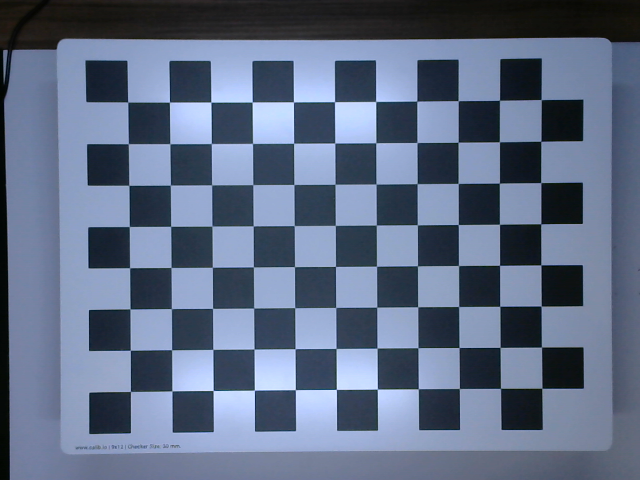
#> input picture Project-2566/Python/pic9x12/pic1.png, 640 x 480 px
$ python cameraCalibration.py
#> lines starting #> are read from the running program, lines starting #| are printed output that depends on the picture; after the words box and inside, x2 and y2 are one past the last pixel; in counts of white or black regions, pixels touching at a corner belong together; long printed decimals are rounded
import numpy as np
import cv2 as cv
import glob
import pickle

################ FIND CHESSBOARD CORNERS - OBJECT POINTS AND IMAGE POINTS #############################

chessboardSize = (8,11)
#chessboardSize = (23,18)
frameSize = (640,480)

# termination criteria
criteria = (cv.TERM_CRITERIA_EPS + cv.TERM_CRITERIA_MAX_ITER, 30, 0.001)

# prepare object points, like (0,0,0), (1,0,0), (2,0,0) ....,(6,5,0)
objp = np.zeros((chessboardSize[0] * chessboardSize[1], 3), np.float32)
objp[:,:2] = np.mgrid[0:chessboardSize[0],0:chessboardSize[1]].T.reshape(-1,2)

size_of_chessboard_squares_mm = 30 #23,9

objp = objp * size_of_chessboard_squares_mm

# Arrays to store object points and image points from all the images.
objpoints = [] # 3d point in real world space
imgpoints = [] # 2d points in image plane.

images = glob.glob('pic9x12/*.png')
#images = glob.glob('pics2/*.png')


for image in images:
    print(images)
    img = cv.imread(image)
#> img is the input picture: shape (480, 640, 3); mean B, G, R 133.3, 108.6, 95.3
    gray = cv.cvtColor(img, cv.COLOR_BGR2GRAY)
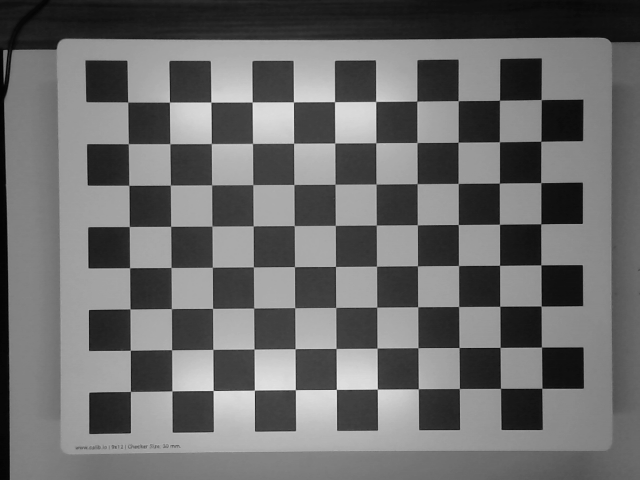
#> gray: shape (480, 640); min 2, max 234, mean 107.4
    # Find the chess board corners
    ret, corners = cv.findChessboardCorners(gray, chessboardSize, None)
#> ret = True; corners = 88 rows, first 8: [130.4, 391.5], [130.3, 350.2], [130, 309], [129.6, 267.7], [129.4, 226.5], [128.7, 185.4], [128.4, 143.7], [127.7, 102.1]

    # If found, add object points, image points (after refining them)
    if ret == True:
        objpoints.append(objp)
        corners2 = cv.cornerSubPix(gray, corners, (11,11), (-1,-1), criteria)
#> corners2 = 88 rows, first 8: [130.4, 391.5], [130.3, 350.3], [130, 309], [129.6, 267.7], [129.3, 226.5], [128.8, 185.3], [128.3, 143.7], [127.7, 102]
        imgpoints.append(corners)

        # Draw and display the corners
        cv.drawChessboardCorners(img, chessboardSize, corners2, ret)
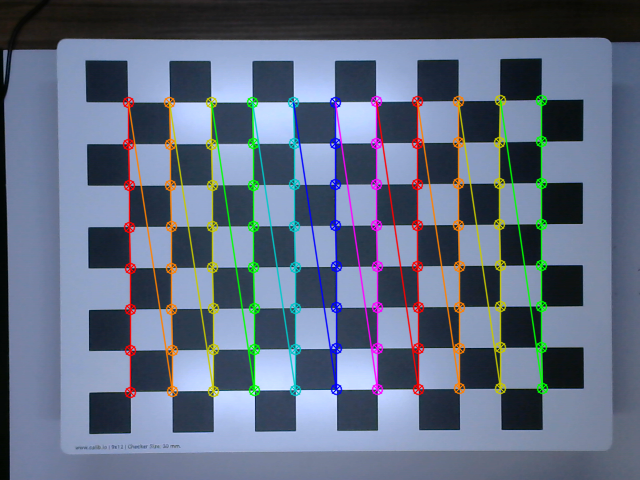
#> img: shape (480, 640, 3); 8.11% of pixels changed, all inside (x1, y1, x2, y2) = (122, 94, 549, 399)
        cv.imshow('img', img)
        cv.waitKey(1000)


cv.destroyAllWindows()

############## CALIBRATION #######################################################

ret, cameraMatrix, dist, rvecs, tvecs = cv.calibrateCamera(objpoints, imgpoints, frameSize, None, None)
#> ret = 0.0839; cameraMatrix = [[1205.9, 0, 314.2], [0, 1206.5, 265.5], [0, 0, 1]]; dist = [[0.0553, 1.07, -0.00131, 0.00191, 11.73]]; rvecs = ([0.0244, -0.00627, -1.58],); tvecs = ([-133.8, 91.68, 880.1],)
pickle.dump(cameraMatrix, open( "C:/Users/Administrator/Desktop/Project-Arduino/Camera-Calibration/PySerial_Test/CalibrationMatrices/cameraMatrix.pkl", "wb" ))
pickle.dump(dist, open( "C:/Users/Administrator/Desktop/Project-Arduino/Camera-Calibration/PySerial_Test/CalibrationMatrices/dist.pkl", "wb" ))

print("Camera Calibrated: ", ret)
#| Camera Calibrated:  0.08392
print("/nCamera Matrix: /n", cameraMatrix)
#| /nCamera Matrix: /n [[1.20589251e+03 0.00000000e+00 3.14236290e+02]
#|  [0.00000000e+00 1.20646035e+03 2.65485632e+02]
#|  [0.00000000e+00 0.00000000e+00 1.00000000e+00]]
print("/nDistortion Parametes: ", dist)
#| /nDistortion Parametes:  [[ 5.53353382e-02  1.07266766e+00 -1.30806217e-03  1.91472819e-03
#|    1.17312017e+01]]
print("/nRotation Vectors: /n", rvecs)
#| /nRotation Vectors: /n (array([[ 0.02435],
#|        [-0.006274],
#|        [-1.577 ]]),)
print("/nTranslation Vectors: /n", tvecs)
#| /nTranslation Vectors: /n (array([[-133.812],
#|        [  91.680],
#|        [ 880.061]]),)

############## UNDISTORTION #####################################################

img = cv.imread('pic9x12/pic1.png')
h,  w = img.shape[:2]
#> h = 480; w = 640
newCameraMatrix, roi = cv.getOptimalNewCameraMatrix(cameraMatrix, dist, (w,h), 1, (w,h))
#> newCameraMatrix = [[1221.4, 0, 314.9], [0, 1212.6, 264.9], [0, 0, 1]]; roi = (7, 8, 625, 466)

# Undistort
dst = cv.undistort(img, cameraMatrix, dist, None, newCameraMatrix)
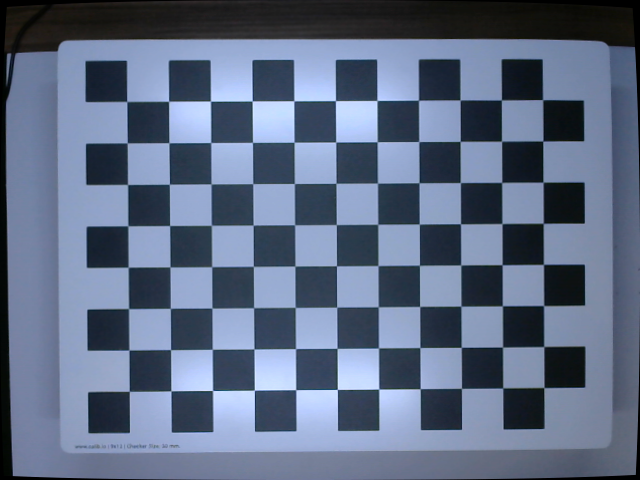
#> dst: shape (480, 640, 3); mean B, G, R 132.3, 107.7, 94.5
print("/nOld camera matrix: ",cameraMatrix)
#| /nOld camera matrix:  [[1.20589251e+03 0.00000000e+00 3.14236290e+02]
#|  [0.00000000e+00 1.20646035e+03 2.65485632e+02]
#|  [0.00000000e+00 0.00000000e+00 1.00000000e+00]]
print("/nNew camera matrix: ",newCameraMatrix)
#| /nNew camera matrix:  [[1.22139174e+03 0.00000000e+00 3.14941112e+02]
#|  [0.00000000e+00 1.21261037e+03 2.64921349e+02]
#|  [0.00000000e+00 0.00000000e+00 1.00000000e+00]]
# crop the image
x, y, w, h = roi
#> x = 7; y = 8; w = 625; h = 466
dst = dst[y:y+h, x:x+w]
#> dst: shape (466, 625, 3)
cv.imwrite('caliResult1.png', dst)


# Undistort with Remapping
mapx, mapy = cv.initUndistortRectifyMap(cameraMatrix, dist, None, newCameraMatrix, (w,h), 5)
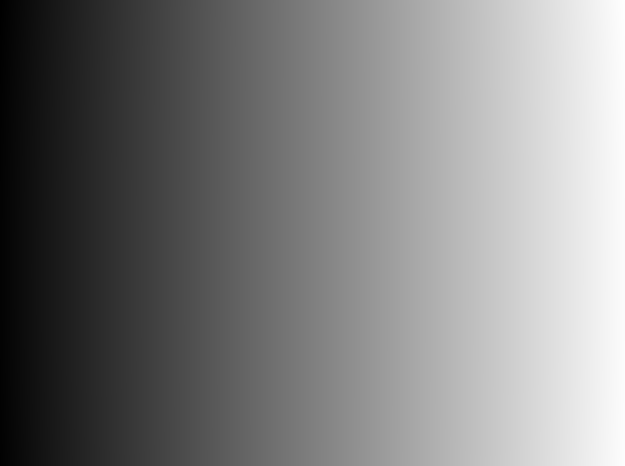
#> mapx: shape (466, 625) float32; min -8.07, max 631.1, mean 311.5; drawn with min black and max white
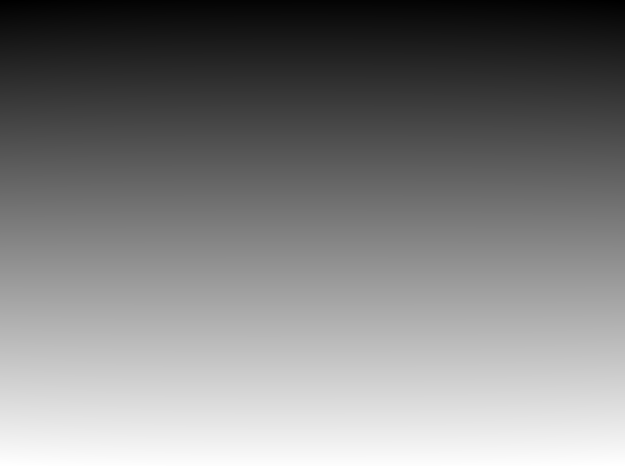
#> mapy: shape (466, 625) float32; min -8.15, max 469.1, mean 232.8; drawn with min black and max white
dst = cv.remap(img, mapx, mapy, cv.INTER_LINEAR)
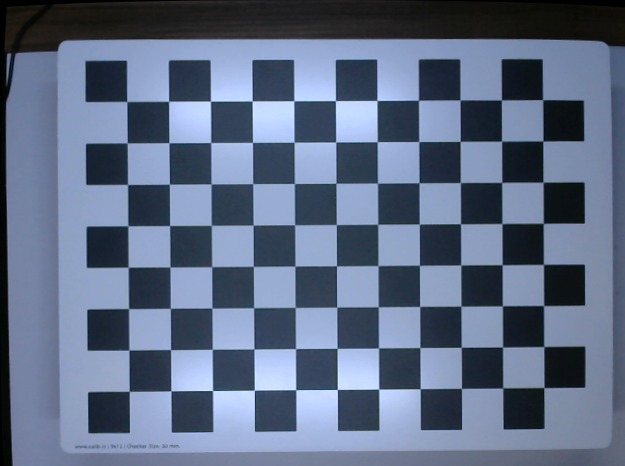
#> dst: shape (466, 625, 3); mean B, G, R 133.3, 108.5, 95

# crop the image
x, y, w, h = roi
dst = dst[y:y+h, x:x+w]
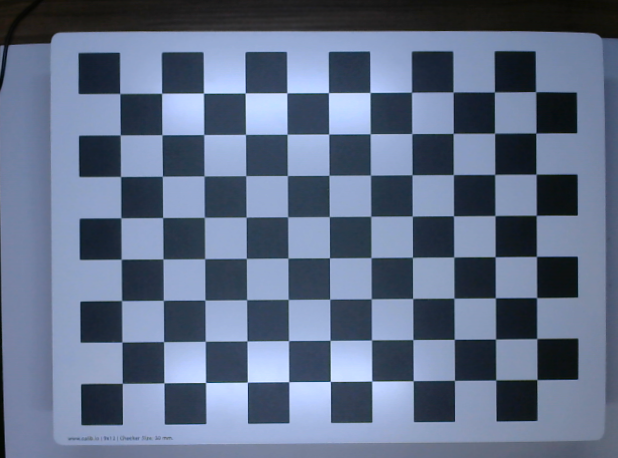
#> dst: shape (458, 618, 3); mean B, G, R 136.7, 111.2, 97.3
cv.imwrite('caliResult2.png', dst)

# Reprojection Error
mean_error = 0

for i in range(len(objpoints)):
    imgpoints2, _ = cv.projectPoints(objpoints[i], rvecs[i], tvecs[i], cameraMatrix, dist)
    error = cv.norm(imgpoints[i], imgpoints2, cv.NORM_L2)/len(imgpoints2)
    mean_error += error
#> this loop made 1 pass
#> (error, mean_error) on pass 1: (0.00895, 0.00895)
#> after the loop, mean_error = 0.00895

print( "total error: {}".format(mean_error/len(objpoints)) )
#| total error: 0.008946
